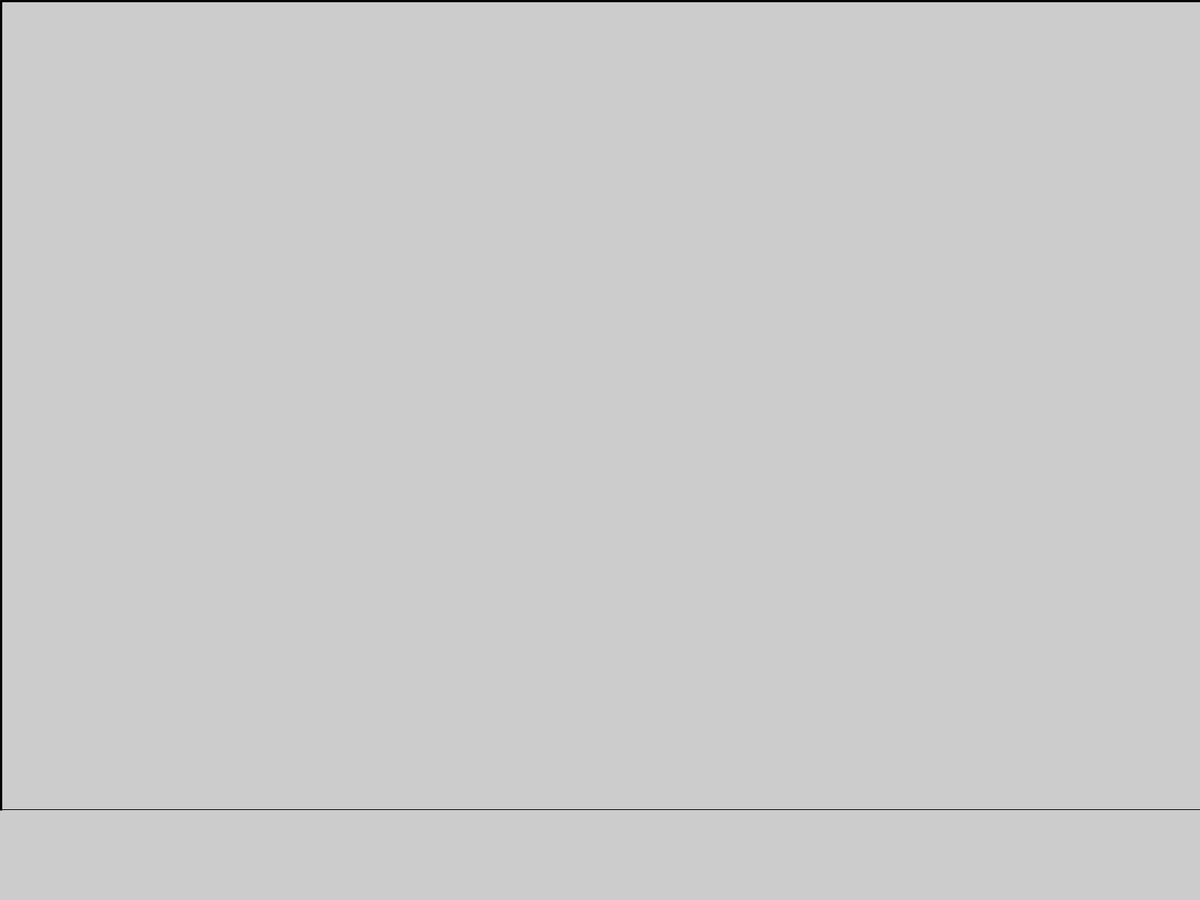
Frame 1 (no input)
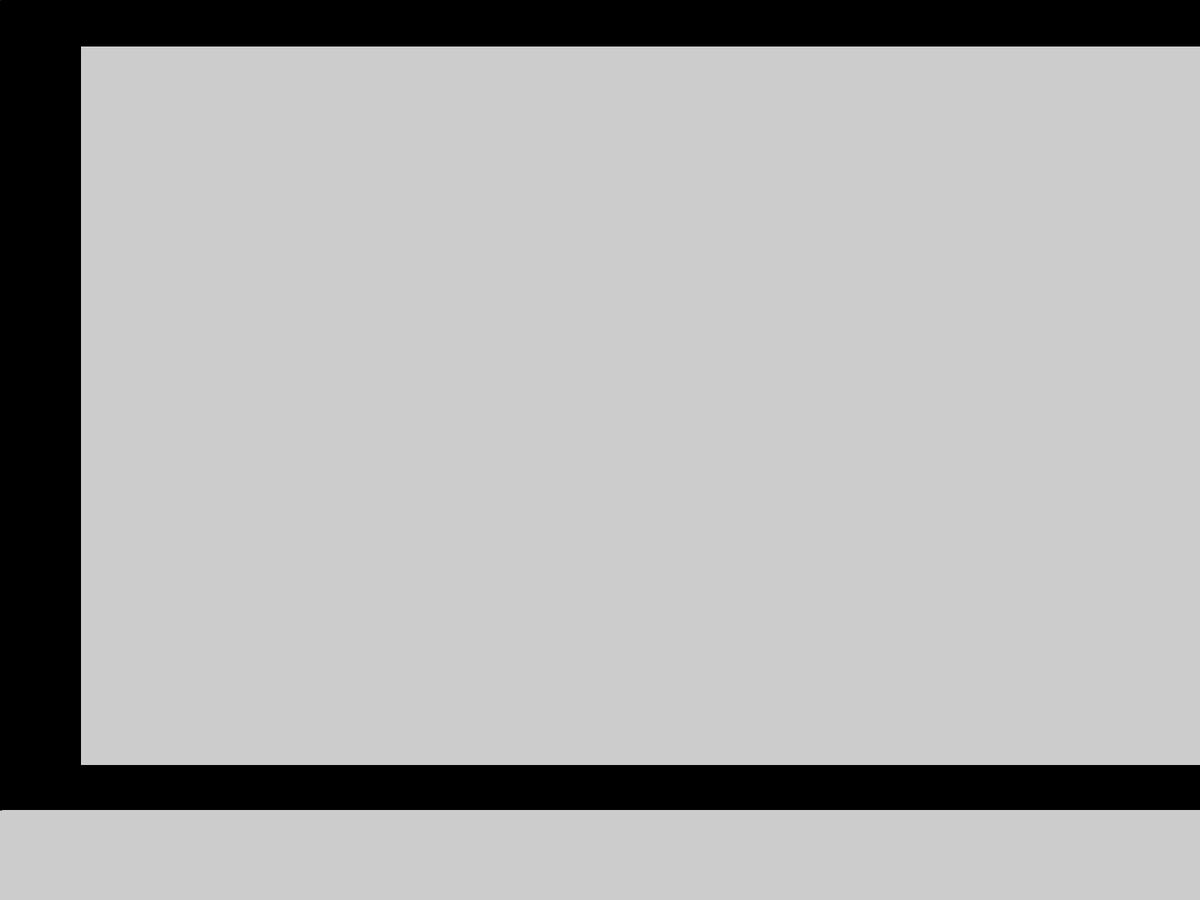
Frame 60 (the mouse pressed at the canvas centre just before this capture)
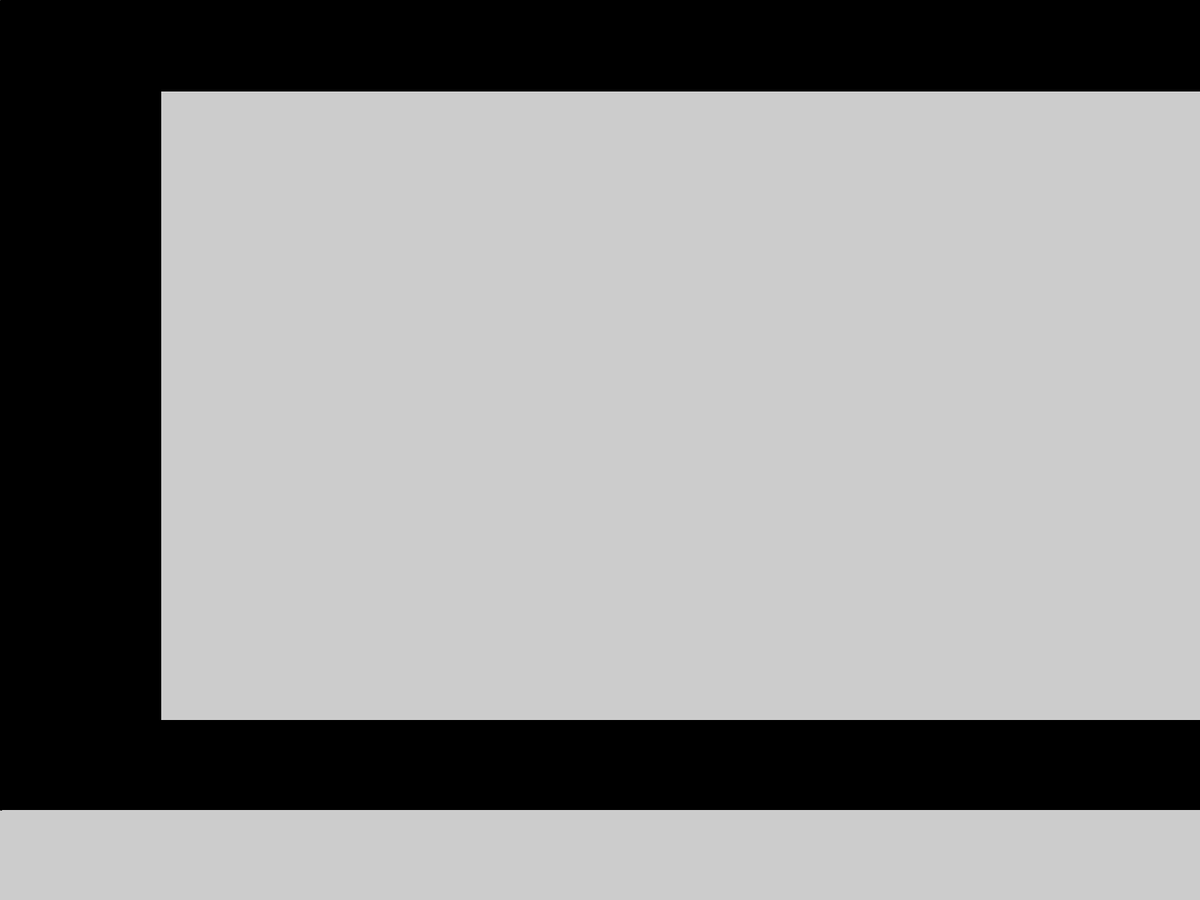
Frame 120 (the mouse held since frame 60 and released just before this capture)

The Processing sketch that drew these frames (run headless with seeded random() and noise(); from frame 60 on, the mouse is pressed at the canvas centre):

// Processing sketch: line_effect_complete_colour
// ── line_effect_complete_colour.pde
// when you use no fill() command make strokeWeight(3 or higher)
void setup() {
fullScreen();
smooth();
strokeWeight(3);
}

float s_lineX1    = 0    ;
float s_lineY1    = 0    ;
float s_lineX2    = 0    ;
float s_lineY2    = 0    ;
float w_lineUp    = 1920 ;
float h_lineUp    = 0    ;
float h_lineLeft  = 1080 ;
float w_lineLeft  = 0    ;

float e_lineX1    = 1920 ;
float e_lineY1    = 1080 ;
float e_lineX2    = 1920 ;
float e_lineY2    = 1080 ;
float w_lineDown  = 0    ;
float h_lineDown  = 1080 ;
float h_lineRight = 0    ;
float w_lineRight = 1920 ;

int   blackWhite  = 0;
int   r = 0;
int   g = 0;
int   b = 0;
void draw() {
  if (s_lineY1 > height/2) { // makes lines coloured
    stroke(random(256),random(256),random(256));
  }
  if (s_lineY1 > 1079) { // repeats
    r = int(random(256));
    g = int(random(256));
    b = int(random(256));
    
    stroke(r,g,b
    );
    s_lineX1    = 0    ;
    s_lineY1    = 0    ;
    s_lineX2    = 0    ;
    s_lineY2    = 0    ;
    w_lineUp    = 1920 ;
    h_lineUp    = 0    ;
    h_lineLeft  = 1080 ;
    w_lineLeft  = 0    ;
    
    e_lineX1    = 1920 ;
    e_lineY1    = 1080 ;
    e_lineX2    = 1920 ;
    e_lineY2    = 1080 ;
    w_lineDown  = 0    ;
    h_lineDown  = 1080 ;
    h_lineRight = 0    ;
    w_lineRight = 1920 ;
  }
    s_lineX1 += 1.777777777777778 ;
    s_lineY1 += 1;
    s_lineX2 += 1.777777777777778 ;
    s_lineY2 += 1;
    w_lineUp -= 1.777777777777778; 
    h_lineUp  += 1 ;
    h_lineLeft -= 1 ;
    w_lineLeft += 1.777777777777778 ;
    
    e_lineX1 -= 1.777777777777778 ;
    e_lineY1 -= 1;
    e_lineX2 -= 1.777777777777778 ;
    e_lineY2 -= 1;
    w_lineDown += 1.777777777777778; 
    h_lineDown  -= 1 ;
    h_lineRight += 1 ;
    w_lineRight -= 1.777777777777778 ;
    
    line(s_lineX1,s_lineY1,w_lineUp,h_lineUp);
    strokeWeight(3);
    line(s_lineX2,s_lineY2,w_lineLeft,h_lineLeft);
    strokeWeight(1);
    line(e_lineX1,e_lineY1,w_lineDown,h_lineDown);
    strokeWeight(3);
    line(e_lineX2,e_lineY2,w_lineRight,h_lineRight);
}
